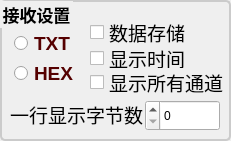
  <widget class="QGroupBox" name="groupBox_rec">
   <property name="geometry">
    <rect>
     <x>217</x>
     <y>700</y>
     <width>231</width>
     <height>141</height>
    </rect>
   </property>
   <property name="font">
    <font>
     <family>Lao UI</family>
     <pointsize>13</pointsize>
     <weight>75</weight>
     <bold>true</bold>
    </font>
   </property>
   <property name="styleSheet">
    <string notr="true">QGroupBox {
    border: 2px solid #cbcbcb;  /* 边框颜色设置为 #cbcbcb */
    border-radius: 5px;          /* 圆角效果（可选） */
    padding: 10px;               /* 内边距（可选） */
}</string>
   </property>
   <property name="title">
    <string>接收设置</string>
   </property>
   <widget class="QRadioButton" name="radioButton_rec_hex">
    <property name="geometry">
     <rect>
      <x>14</x>
      <y>64</y>
      <width>61</width>
      <height>18</height>
     </rect>
    </property>
    <property name="palette">
     <palette>
      <active>
       <colorrole role="WindowText">
        <brush brushstyle="SolidPattern">
         <color alpha="255">
          <red>85</red>
          <green>0</green>
          <blue>0</blue>
         </color>
        </brush>
       </colorrole>
       <colorrole role="Text">
        <brush brushstyle="SolidPattern">
         <color alpha="255">
          <red>85</red>
          <green>170</green>
          <blue>255</blue>
         </color>
        </brush>
       </colorrole>
       <colorrole role="ButtonText">
        <brush brushstyle="SolidPattern">
         <color alpha="255">
          <red>170</red>
          <green>170</green>
          <blue>255</blue>
         </color>
        </brush>
       </colorrole>
       <colorrole role="PlaceholderText">
        <brush brushstyle="SolidPattern">
         <color alpha="128">
          <red>85</red>
          <green>170</green>
          <blue>255</blue>
         </color>
        </brush>
       </colorrole>
      </active>
      <inactive>
       <colorrole role="WindowText">
        <brush brushstyle="SolidPattern">
         <color alpha="255">
          <red>85</red>
          <green>0</green>
          <blue>0</blue>
         </color>
        </brush>
       </colorrole>
       <colorrole role="Text">
        <brush brushstyle="SolidPattern">
         <color alpha="255">
          <red>85</red>
          <green>170</green>
          <blue>255</blue>
         </color>
        </brush>
       </colorrole>
       <colorrole role="ButtonText">
        <brush brushstyle="SolidPattern">
         <color alpha="255">
          <red>170</red>
          <green>170</green>
          <blue>255</blue>
         </color>
        </brush>
       </colorrole>
       <colorrole role="PlaceholderText">
        <brush brushstyle="SolidPattern">
         <color alpha="128">
          <red>85</red>
          <green>170</green>
          <blue>255</blue>
         </color>
        </brush>
       </colorrole>
      </inactive>
      <disabled>
       <colorrole role="WindowText">
        <brush brushstyle="SolidPattern">
         <color alpha="255">
          <red>120</red>
          <green>120</green>
          <blue>120</blue>
         </color>
        </brush>
       </colorrole>
       <colorrole role="Text">
        <brush brushstyle="SolidPattern">
         <color alpha="255">
          <red>120</red>
          <green>120</green>
          <blue>120</blue>
         </color>
        </brush>
       </colorrole>
       <colorrole role="ButtonText">
        <brush brushstyle="SolidPattern">
         <color alpha="255">
          <red>120</red>
          <green>120</green>
          <blue>120</blue>
         </color>
        </brush>
       </colorrole>
       <colorrole role="PlaceholderText">
        <brush brushstyle="SolidPattern">
         <color alpha="128">
          <red>0</red>
          <green>0</green>
          <blue>0</blue>
         </color>
        </brush>
       </colorrole>
      </disabled>
     </palette>
    </property>
    <property name="font">
     <font>
      <family>Lao UI</family>
      <pointsize>14</pointsize>
      <weight>75</weight>
      <bold>true</bold>
     </font>
    </property>
    <property name="text">
     <string>HEX</string>
    </property>
    <property name="iconSize">
     <size>
      <width>50</width>
      <height>50</height>
     </size>
    </property>
   </widget>
   <widget class="QRadioButton" name="radioButton_rec_txt">
    <property name="geometry">
     <rect>
      <x>14</x>
      <y>34</y>
      <width>61</width>
      <height>18</height>
     </rect>
    </property>
    <property name="palette">
     <palette>
      <active>
       <colorrole role="WindowText">
        <brush brushstyle="SolidPattern">
         <color alpha="255">
          <red>85</red>
          <green>0</green>
          <blue>0</blue>
         </color>
        </brush>
       </colorrole>
       <colorrole role="Text">
        <brush brushstyle="SolidPattern">
         <color alpha="255">
          <red>85</red>
          <green>170</green>
          <blue>255</blue>
         </color>
        </brush>
       </colorrole>
       <colorrole role="ButtonText">
        <brush brushstyle="SolidPattern">
         <color alpha="255">
          <red>170</red>
          <green>170</green>
          <blue>255</blue>
         </color>
        </brush>
       </colorrole>
       <colorrole role="PlaceholderText">
        <brush brushstyle="SolidPattern">
         <color alpha="128">
          <red>85</red>
          <green>170</green>
          <blue>255</blue>
         </color>
        </brush>
       </colorrole>
      </active>
      <inactive>
       <colorrole role="WindowText">
        <brush brushstyle="SolidPattern">
         <color alpha="255">
          <red>85</red>
          <green>0</green>
          <blue>0</blue>
         </color>
        </brush>
       </colorrole>
       <colorrole role="Text">
        <brush brushstyle="SolidPattern">
         <color alpha="255">
          <red>85</red>
          <green>170</green>
          <blue>255</blue>
         </color>
        </brush>
       </colorrole>
       <colorrole role="ButtonText">
        <brush brushstyle="SolidPattern">
         <color alpha="255">
          <red>170</red>
          <green>170</green>
          <blue>255</blue>
         </color>
        </brush>
       </colorrole>
       <colorrole role="PlaceholderText">
        <brush brushstyle="SolidPattern">
         <color alpha="128">
          <red>85</red>
          <green>170</green>
          <blue>255</blue>
         </color>
        </brush>
       </colorrole>
      </inactive>
      <disabled>
       <colorrole role="WindowText">
        <brush brushstyle="SolidPattern">
         <color alpha="255">
          <red>120</red>
          <green>120</green>
          <blue>120</blue>
         </color>
        </brush>
       </colorrole>
       <colorrole role="Text">
        <brush brushstyle="SolidPattern">
         <color alpha="255">
          <red>120</red>
          <green>120</green>
          <blue>120</blue>
         </color>
        </brush>
       </colorrole>
       <colorrole role="ButtonText">
        <brush brushstyle="SolidPattern">
         <color alpha="255">
          <red>120</red>
          <green>120</green>
          <blue>120</blue>
         </color>
        </brush>
       </colorrole>
       <colorrole role="PlaceholderText">
        <brush brushstyle="SolidPattern">
         <color alpha="128">
          <red>0</red>
          <green>0</green>
          <blue>0</blue>
         </color>
        </brush>
       </colorrole>
      </disabled>
     </palette>
    </property>
    <property name="font">
     <font>
      <family>Lao UI</family>
      <pointsize>14</pointsize>
      <weight>75</weight>
      <bold>true</bold>
     </font>
    </property>
    <property name="text">
     <string>TXT</string>
    </property>
    <property name="iconSize">
     <size>
      <width>50</width>
      <height>50</height>
     </size>
    </property>
   </widget>
   <widget class="QCheckBox" name="checkBox_data_save">
    <property name="geometry">
     <rect>
      <x>90</x>
      <y>22</y>
      <width>113</width>
      <height>21</height>
     </rect>
    </property>
    <property name="font">
     <font>
      <family>Lao UI</family>
      <pointsize>14</pointsize>
      <weight>50</weight>
      <bold>false</bold>
     </font>
    </property>
    <property name="text">
     <string>数据存储</string>
    </property>
   </widget>
   <widget class="QCheckBox" name="checkBox_dpy_time">
    <property name="geometry">
     <rect>
      <x>90</x>
      <y>48</y>
      <width>113</width>
      <height>20</height>
     </rect>
    </property>
    <property name="font">
     <font>
      <family>Lao UI</family>
      <pointsize>14</pointsize>
      <weight>50</weight>
      <bold>false</bold>
     </font>
    </property>
    <property name="text">
     <string>显示时间</string>
    </property>
   </widget>
   <widget class="QCheckBox" name="checkBox_3">
    <property name="geometry">
     <rect>
      <x>90</x>
      <y>72</y>
      <width>141</width>
      <height>21</height>
     </rect>
    </property>
    <property name="font">
     <font>
      <family>Lao UI</family>
      <pointsize>14</pointsize>
      <weight>50</weight>
      <bold>false</bold>
     </font>
    </property>
    <property name="text">
     <string>显示所有通道</string>
    </property>
   </widget>
   <widget class="QLabel" name="label">
    <property name="geometry">
     <rect>
      <x>10</x>
      <y>104</y>
      <width>141</width>
      <height>21</height>
     </rect>
    </property>
    <property name="palette">
     <palette>
      <active>
       <colorrole role="Base">
        <brush brushstyle="SolidPattern">
         <color alpha="255">
          <red>255</red>
          <green>255</green>
          <blue>255</blue>
         </color>
        </brush>
       </colorrole>
       <colorrole role="Window">
        <brush brushstyle="SolidPattern">
         <color alpha="255">
          <red>170</red>
          <green>255</green>
          <blue>255</blue>
         </color>
        </brush>
       </colorrole>
      </active>
      <inactive>
       <colorrole role="Base">
        <brush brushstyle="SolidPattern">
         <color alpha="255">
          <red>255</red>
          <green>255</green>
          <blue>255</blue>
         </color>
        </brush>
       </colorrole>
       <colorrole role="Window">
        <brush brushstyle="SolidPattern">
         <color alpha="255">
          <red>170</red>
          <green>255</green>
          <blue>255</blue>
         </color>
        </brush>
       </colorrole>
      </inactive>
      <disabled>
       <colorrole role="Base">
        <brush brushstyle="SolidPattern">
         <color alpha="255">
          <red>170</red>
          <green>255</green>
          <blue>255</blue>
         </color>
        </brush>
       </colorrole>
       <colorrole role="Window">
        <brush brushstyle="SolidPattern">
         <color alpha="255">
          <red>170</red>
          <green>255</green>
          <blue>255</blue>
         </color>
        </brush>
       </colorrole>
      </disabled>
     </palette>
    </property>
    <property name="font">
     <font>
      <pointsize>14</pointsize>
      <weight>50</weight>
      <bold>false</bold>
     </font>
    </property>
    <property name="text">
     <string>一行显示字节数</string>
    </property>
   </widget>
   <widget class="QSpinBox" name="spinBox_send_time_2">
    <property name="geometry">
     <rect>
      <x>145</x>
      <y>100</y>
      <width>75</width>
      <height>31</height>
     </rect>
    </property>
    <property name="layoutDirection">
     <enum>Qt::RightToLeft</enum>
    </property>
   </widget>
  </widget>
